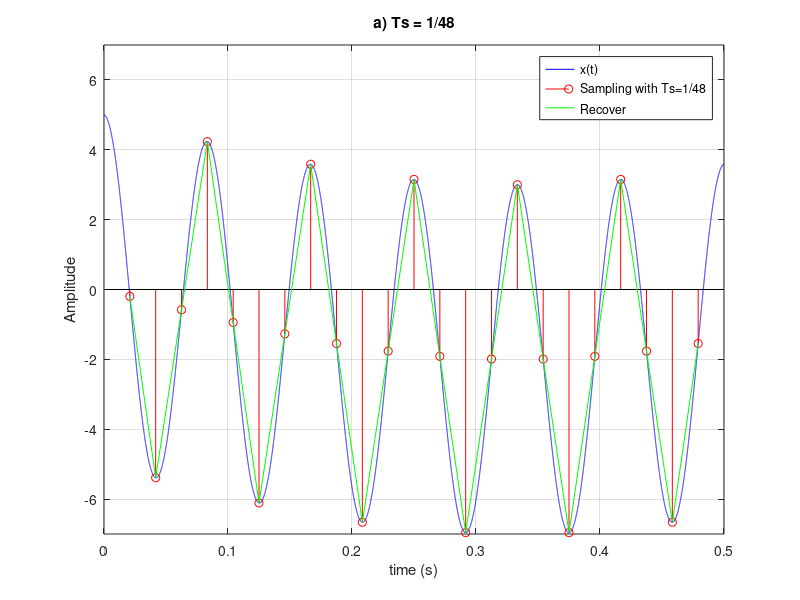
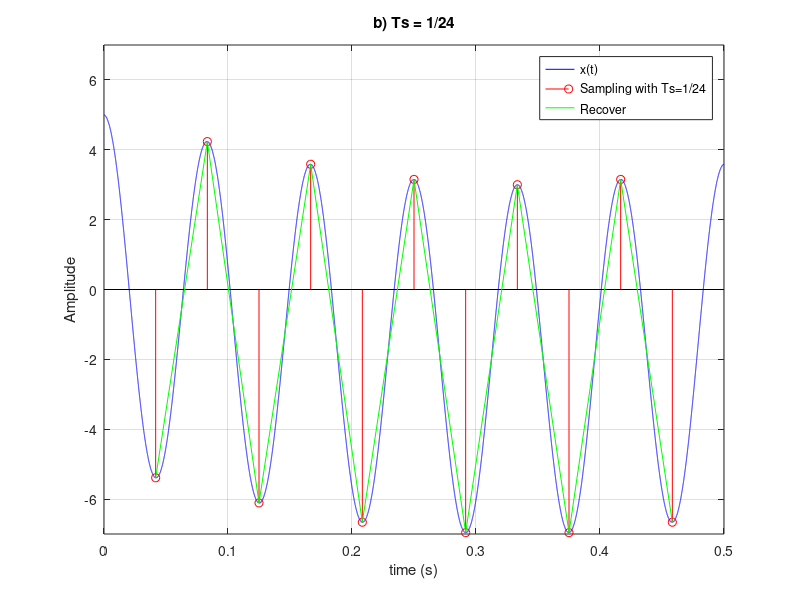
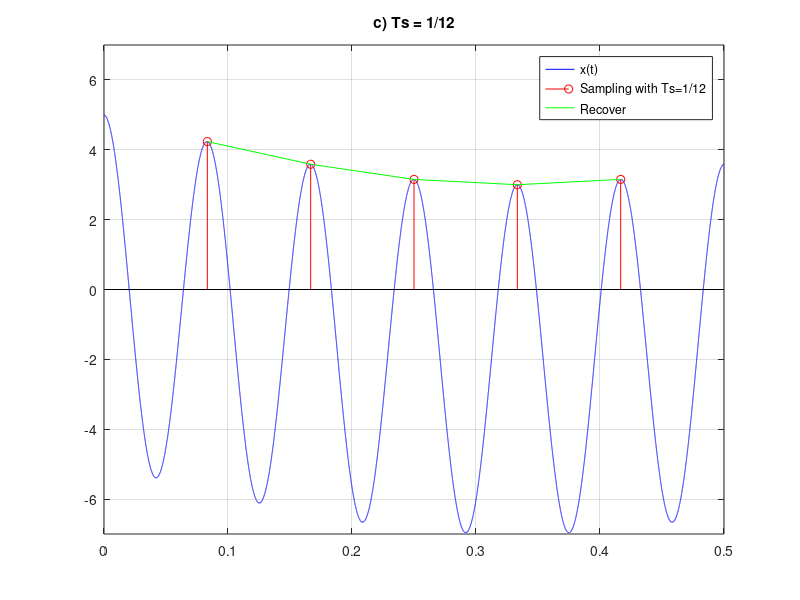
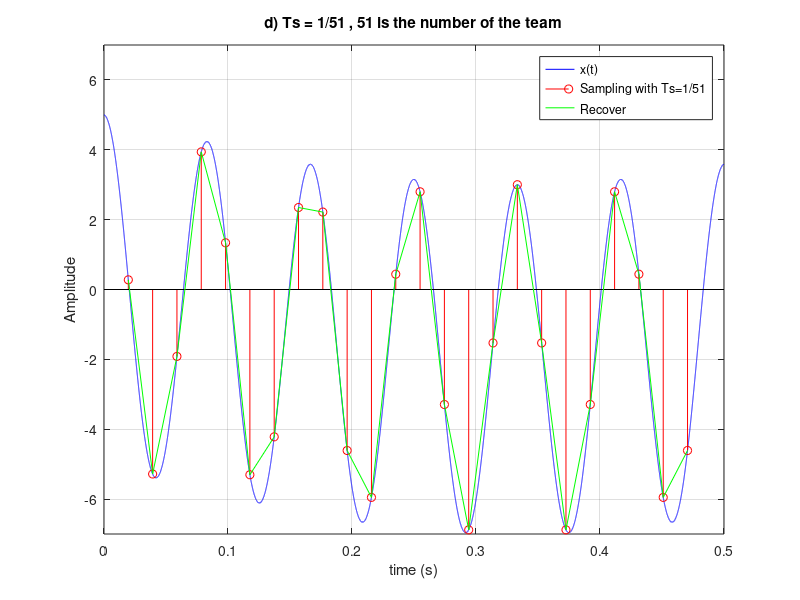

These charts were generated, in order, by the following MATLAB code:
clear all;close all;clc;

%2
dt = 0.01*10^(-3);
t = dt:dt:500*10^(-3)-dt;
xt = 5*cos(24*pi*t) - 2*sin(1.5*pi*t);

dTs1 = 1/48; Ts1 = dTs1:dTs1:500*10^(-3)-dTs1 ;
dTs2 = 1/24; Ts2 = dTs2:dTs2:500*10^(-3)-dTs2 ;
dTs3 = 1/12; Ts3 = dTs3:dTs3:500*10^(-3)-dTs3 ;

xa1 = 5*cos(24*pi*Ts1) - 2*sin(1.5*pi*Ts1);
xa2 = 5*cos(24*pi*Ts2) - 2*sin(1.5*pi*Ts2);
xa3 = 5*cos(24*pi*Ts3) - 2*sin(1.5*pi*Ts3);
%------------first sampling--------------
figure;
plot(t,xt,'-b');
axis([0 0.5 -7 7]);
xlabel('time (s)');
ylabel('Amplitude');
grid on;
hold on;
title('a) Ts = 1/48');
stem(Ts1,xa1, '-r');
plot(Ts1,xa1,'-g');
legend('x(t)','Sampling with Ts=1/48','Recover');
hold off;
%------------second sampling--------------
figure;
plot(t,xt,'-b');
axis([0 0.5 -7 7]);
xlabel('time (s)');
ylabel('Amplitude');
grid on;
hold on;
stem(Ts2,xa2,'-r');
title('b) Ts = 1/24');
plot(Ts2,xa2,'-g');
legend('x(t)','Sampling with Ts=1/24','Recover');
hold off;
%------------third sampling--------------
figure;
plot(t,xt,'-b');
axis([0 0.5 -7 7]);
grid on;
hold on;
title('c) Ts = 1/12');
stem(Ts3,xa3,'-r');
axis([0 0.5 -7 7]);
plot(Ts3,xa3,'-g');
legend('x(t)','Sampling with Ts=1/12','Recover');
hold off;
%----sampling with Ts form team number-----
As = 51; %we are team number 51
dTs0 = 1/As; Ts0 = dTs0:dTs0:500*10^(-3)-dTs0 ;
xa0 = 5*cos(24*pi*Ts0) - 2*sin(1.5*pi*Ts0);

figure;
plot(t,xt,'-b');
axis([0 0.5 -7 7]);
xlabel('time (s)');
ylabel('Amplitude');
grid on;
hold on;
title('d) Ts = 1/51 , 51 is the number of the team');
stem(Ts0,xa0,'-r');
plot(Ts0,xa0,'-g');
legend('x(t)','Sampling with Ts=1/51','Recover');
hold off;
